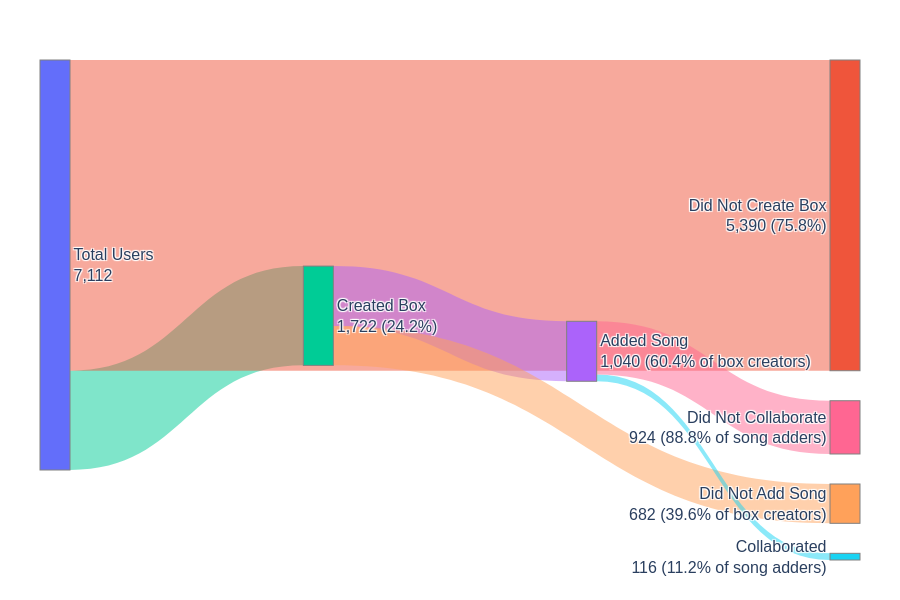

Notebook code for this chart:
### Code cell
import plotly.graph_objects as go

# Engagement data
total_users = 7112
users_who_made_a_box = 1722
users_who_added_a_song = 1040
users_who_collaborated = 116

# Node labels with percentages
node_labels = [
    f"Total Users<br>{total_users:,}",
    f"Created Box<br>{users_who_made_a_box:,} ({users_who_made_a_box/total_users*100:.1f}%)",
    f"Did Not Create Box<br>{total_users - users_who_made_a_box:,} ({(total_users - users_who_made_a_box)/total_users*100:.1f}%)",
    f"Added Song<br>{users_who_added_a_song:,} ({users_who_added_a_song/users_who_made_a_box*100:.1f}% of box creators)",
    f"Did Not Add Song<br>{users_who_made_a_box - users_who_added_a_song:,} ({(users_who_made_a_box - users_who_added_a_song)/users_who_made_a_box*100:.1f}% of box creators)",
    f"Collaborated<br>{users_who_collaborated:,} ({users_who_collaborated/users_who_added_a_song*100:.1f}% of song adders)",
    f"Did Not Collaborate<br>{users_who_added_a_song - users_who_collaborated:,} ({(users_who_added_a_song - users_who_collaborated)/users_who_added_a_song*100:.1f}% of song adders)",
]

# Node colors
node_colors = [
    "#636EFA",
    "#00CC96",
    "#EF553B",
    "#AB63FA",
    "#FFA15A",
    "#19D3F3",
    "#FF6692",
]

# Links with custom hover templates
links = [
    # Total Users -> Created Box / Did Not Create Box
    dict(
        source=0, 
        target=1, 
        value=users_who_made_a_box, 
        color="rgba(0,204,150,0.5)",
        hovertemplate=f"<b>Users who created a box</b><br>" +
                     f"Count: {users_who_made_a_box:,}<br>" +
                     f"Percentage: {users_who_made_a_box/total_users*100:.1f}% of all users<extra></extra>"
    ),
    dict(
        source=0,
        target=2,
        value=total_users - users_who_made_a_box,
        color="rgba(239,85,59,0.5)",
        hovertemplate=f"<b>Users who did not create a box</b><br>" +
                     f"Count: {total_users - users_who_made_a_box:,}<br>" +
                     f"Percentage: {(total_users - users_who_made_a_box)/total_users*100:.1f}% of all users<extra></extra>"
    ),
    # Created Box -> Added Song / Did Not Add Song
    dict(
        source=1, 
        target=3, 
        value=users_who_added_a_song, 
        color="rgba(171,99,250,0.5)",
        hovertemplate=f"<b>Box creators who added songs</b><br>" +
                     f"Count: {users_who_added_a_song:,}<br>" +
                     f"Percentage: {users_who_added_a_song/users_who_made_a_box*100:.1f}% of box creators<extra></extra>"
    ),
    dict(
        source=1,
        target=4,
        value=users_who_made_a_box - users_who_added_a_song,
        color="rgba(255,161,90,0.5)",
        hovertemplate=f"<b>Box creators who did not add songs</b><br>" +
                     f"Count: {users_who_made_a_box - users_who_added_a_song:,}<br>" +
                     f"Percentage: {(users_who_made_a_box - users_who_added_a_song)/users_who_made_a_box*100:.1f}% of box creators<extra></extra>"
    ),
    # Added Song -> Collaborated / Did Not Collaborate
    dict(
        source=3, 
        target=5, 
        value=users_who_collaborated, 
        color="rgba(25,211,243,0.5)",
        hovertemplate=f"<b>Song adders who collaborated</b><br>" +
                     f"Count: {users_who_collaborated:,}<br>" +
                     f"Percentage: {users_who_collaborated/users_who_added_a_song*100:.1f}% of song adders<br>" +
                     f"Overall: {users_who_collaborated/total_users*100:.2f}% of all users<extra></extra>"
    ),
    dict(
        source=3,
        target=6,
        value=users_who_added_a_song - users_who_collaborated,
        color="rgba(255,102,146,0.5)",
        hovertemplate=f"<b>Song adders who did not collaborate</b><br>" +
                     f"Count: {users_who_added_a_song - users_who_collaborated:,}<br>" +
                     f"Percentage: {(users_who_added_a_song - users_who_collaborated)/users_who_added_a_song*100:.1f}% of song adders<extra></extra>"
    ),
]

fig = go.Figure(
    data=[
        go.Sankey(
            node=dict(
                pad=30,
                thickness=30,
                line=dict(color="gray", width=1),
                label=node_labels,
                color=node_colors,
                hovertemplate="<b>%{label}</b><extra></extra>",
            ),
            link=dict(
                source=[l["source"] for l in links],
                target=[l["target"] for l in links],
                value=[l["value"] for l in links],
                color=[l["color"] for l in links],
                hovertemplate=[l["hovertemplate"] for l in links],
            ),
        )
    ]
)

fig.update_layout(
    font=dict(size=16, family="Arial"),
    height=600,
    margin=dict(l=40, r=40, t=60, b=40),
    plot_bgcolor="white",
)
fig.show()

### Figure 1 — Plotly figure (JSON) as saved in the notebook; plotly's stock layout.template omitted (floating-point values rounded to 4 significant figures)
{"data": [{"link": {"color": ["rgba(0,204,150,0.5)", "rgba(239,85,59,0.5)", "rgba(171,99,250,0.5)", "rgba(255,161,90,0.5)", "rgba(25,211,243,0.5)", "rgba(255,102,146,0.5)"], "hovertemplate": ["<b>Users who created a box</b><br>Count: 1,722<br>Percentage: 24.2% of all users<extra></extra>", "<b>Users who did not create a box</b><br>Count: 5,390<br>Percentage: 75.8% of all users<extra></extra>", "<b>Box creators who added songs</b><br>Count: 1,040<br>Percentage: 60.4% of box creators<extra></extra>", "<b>Box creators who did not add songs</b><br>Count: 682<br>Percentage: 39.6% of box creators<extra></extra>", "<b>Song adders who collaborated</b><br>Count: 116<br>Percentage: 11.2% of song adders<br>Overall: 1.63% of all users<extra></extra>", "<b>Song adders who did not collaborate</b><br>Count: 924<br>Percentage: 88.8% of song adders<extra></extra>"], "source": [0, 0, 1, 1, 3, 3], "target": [1, 2, 3, 4, 5, 6], "value": [1722, 5390, 1040, 682, 116, 924]}, "node": {"color": ["#636EFA", "#00CC96", "#EF553B", "#AB63FA", "#FFA15A", "#19D3F3", "#FF6692"], "hovertemplate": "<b>%{label}</b><extra></extra>", "label": ["Total Users<br>7,112", "Created Box<br>1,722 (24.2%)", "Did Not Create Box<br>5,390 (75.8%)", "Added Song<br>1,040 (60.4% of box creators)", "Did Not Add Song<br>682 (39.6% of box creators)", "Collaborated<br>116 (11.2% of song adders)", "Did Not Collaborate<br>924 (88.8% of song adders)"], "line": {"color": "gray", "width": 1}, "pad": 30, "thickness": 30}, "type": "sankey"}], "layout": {"font": {"family": "Arial", "size": 16}, "height": 600, "margin": {"b": 40, "l": 40, "r": 40, "t": 60}, "plot_bgcolor": "white"}}
